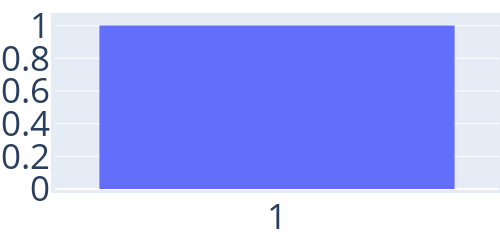

This figure's notebook cell:
### Code cell
name = "nb_cycles_"*type*string(eta)
D = load("figures/data/"*name*"_data.jld2")

nb_cycles = D["nb_cycles"]

cat_nb_cycles = string.(sort(Int.(nb_cycles)))
trace = PlotlyJS.histogram(x=cat_nb_cycles, histnorm="probability density")
layout = Layout(
    autosize=false,
    width=500,
    height=200,
    margin=attr(l=1, r=1, b=1, t=1, pad=4),
    font_size=35,
    xaxis_type="category",
)
p = PlotlyJS.plot(trace,layout)
# PlotlyJS.savefig(p,"figures/"*name*".pdf")

### Figure 1 — Plotly figure (JSON) as saved in the notebook; plotly's stock layout.template omitted (floating-point values rounded to 4 significant figures; data arrays with more than 128 entries replaced by an {"elided": "..."} marker saying what was removed)
{"data": [{"histnorm": "probability density", "type": "histogram", "x": {"elided": "200 str values"}}], "layout": {"autosize": false, "font": {"size": 35}, "height": 200, "margin": {"b": 1, "l": 1, "pad": 4, "r": 1, "t": 1}, "width": 500, "xaxis": {"type": "category"}}}
